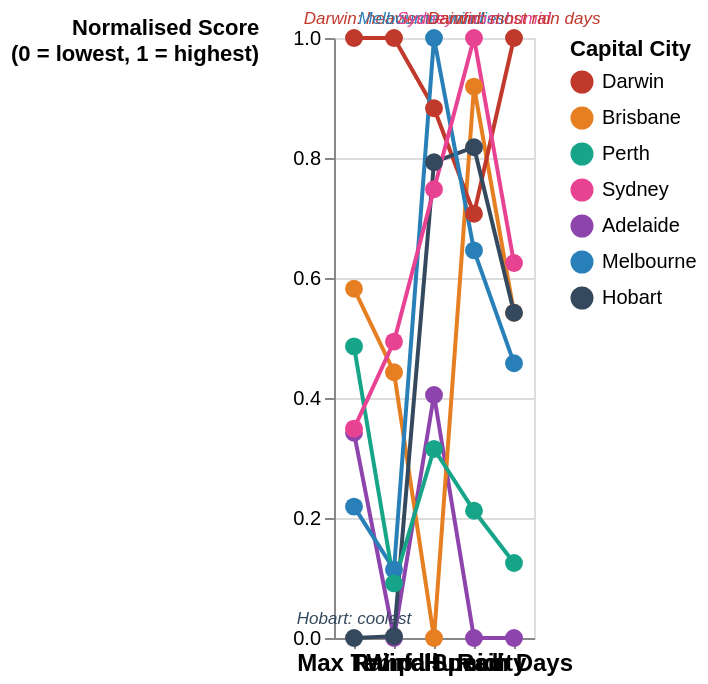

Specify this chart in Vega-Lite:
### Vega-Lite specification from a JSON file in a GitHub repository (floating-point values rounded to 4 significant figures)
{"$schema": "https://vega.github.io/schema/vega-lite/v5.json", "width": "container", "height": "container", "resolve": {"legend": {"color": "independent"}}, "data": {"values": [{"city": "Adelaide", "metric": "Max Temp", "norm": 0.342, "raw": "22.9°C"}, {"city": "Adelaide", "metric": "Rainfall", "norm": 0.0, "raw": "1.6 mm/day"}, {"city": "Adelaide", "metric": "Wind Speed", "norm": 0.405, "raw": "15.5 km/h"}, {"city": "Adelaide", "metric": "Humidity", "norm": 0.0, "raw": "44.8%"}, {"city": "Adelaide", "metric": "Rain Days", "norm": 0.0, "raw": "15%"}, {"city": "Brisbane", "metric": "Max Temp", "norm": 0.582, "raw": "26.4°C"}, {"city": "Brisbane", "metric": "Rainfall", "norm": 0.443, "raw": "3.1 mm/day"}, {"city": "Brisbane", "metric": "Wind Speed", "norm": 0.0, "raw": "11.0 km/h"}, {"city": "Brisbane", "metric": "Humidity", "norm": 0.919, "raw": "53.9%"}, {"city": "Brisbane", "metric": "Rain Days", "norm": 0.542, "raw": "28%"}, {"city": "Darwin", "metric": "Max Temp", "norm": 1.0, "raw": "32.5°C"}, {"city": "Darwin", "metric": "Rainfall", "norm": 1.0, "raw": "5.1 mm/day"}, {"city": "Darwin", "metric": "Wind Speed", "norm": 0.883, "raw": "20.8 km/h"}, {"city": "Darwin", "metric": "Humidity", "norm": 0.707, "raw": "51.8%"}, {"city": "Darwin", "metric": "Rain Days", "norm": 1.0, "raw": "39%"}, {"city": "Hobart", "metric": "Max Temp", "norm": 0.0, "raw": "17.9°C"}, {"city": "Hobart", "metric": "Rainfall", "norm": 0.003, "raw": "1.6 mm/day"}, {"city": "Hobart", "metric": "Wind Speed", "norm": 0.793, "raw": "19.8 km/h"}, {"city": "Hobart", "metric": "Humidity", "norm": 0.818, "raw": "52.9%"}, {"city": "Hobart", "metric": "Rain Days", "norm": 0.542, "raw": "28%"}, {"city": "Melbourne", "metric": "Max Temp", "norm": 0.219, "raw": "21.1°C"}, {"city": "Melbourne", "metric": "Rainfall", "norm": 0.114, "raw": "2.0 mm/day"}, {"city": "Melbourne", "metric": "Wind Speed", "norm": 1.0, "raw": "22.1 km/h"}, {"city": "Melbourne", "metric": "Humidity", "norm": 0.646, "raw": "51.2%"}, {"city": "Melbourne", "metric": "Rain Days", "norm": 0.458, "raw": "26%"}, {"city": "Perth", "metric": "Max Temp", "norm": 0.486, "raw": "25.0°C"}, {"city": "Perth", "metric": "Rainfall", "norm": 0.091, "raw": "1.9 mm/day"}, {"city": "Perth", "metric": "Wind Speed", "norm": 0.315, "raw": "14.5 km/h"}, {"city": "Perth", "metric": "Humidity", "norm": 0.212, "raw": "46.9%"}, {"city": "Perth", "metric": "Rain Days", "norm": 0.125, "raw": "18%"}, {"city": "Sydney", "metric": "Max Temp", "norm": 0.349, "raw": "23.0°C"}, {"city": "Sydney", "metric": "Rainfall", "norm": 0.494, "raw": "3.3 mm/day"}, {"city": "Sydney", "metric": "Wind Speed", "norm": 0.748, "raw": "19.3 km/h"}, {"city": "Sydney", "metric": "Humidity", "norm": 1.0, "raw": "54.7%"}, {"city": "Sydney", "metric": "Rain Days", "norm": 0.625, "raw": "30%"}]}, "layer": [{"params": [{"name": "cityHighlight", "select": {"type": "point", "fields": ["city"], "on": "click"}, "bind": "legend"}], "mark": {"type": "line", "point": {"filled": true, "size": 80}}, "encoding": {"x": {"field": "metric", "type": "nominal", "sort": ["Max Temp", "Rainfall", "Wind Speed", "Humidity", "Rain Days"], "axis": {"labelAngle": 0, "labelFontSize": 12, "labelFontWeight": "bold"}, "title": null}, "y": {"field": "norm", "type": "quantitative", "scale": {"domain": [0, 1]}, "axis": {"title": ["Normalised Score", "(0 = lowest, 1 = highest)"], "tickCount": 5, "grid": true, "titleAngle": 0, "titleAnchor": "end", "titleAlign": "right"}}, "color": {"field": "city", "type": "nominal", "title": "Capital City", "scale": {"domain": ["Darwin", "Brisbane", "Perth", "Sydney", "Adelaide", "Melbourne", "Hobart"], "range": ["#c0392b", "#e67e22", "#17a589", "#e84393", "#8e44ad", "#2980b9", "#34495e"]}}, "detail": {"field": "city", "type": "nominal"}, "opacity": {"condition": {"param": "cityHighlight", "value": 1}, "value": 0.08}, "tooltip": [{"field": "city", "type": "nominal", "title": "Capital City"}, {"field": "metric", "type": "nominal", "title": "Metric"}, {"field": "raw", "type": "nominal", "title": "Value"}]}}, {"data": {"values": [{"metric": "Rainfall", "norm": 1.0, "note": "Darwin: heaviest rainfall", "col": "#c0392b"}, {"metric": "Wind Speed", "norm": 1.0, "note": "Melbourne: windiest", "col": "#2980b9"}, {"metric": "Humidity", "norm": 1.0, "note": "Sydney: most humid", "col": "#e84393"}, {"metric": "Rain Days", "norm": 1.0, "note": "Darwin: most rain days", "col": "#c0392b"}]}, "mark": {"type": "text", "align": "center", "fontSize": 8.5, "fontStyle": "italic", "dy": -10}, "encoding": {"x": {"field": "metric", "type": "nominal", "sort": ["Max Temp", "Rainfall", "Wind Speed", "Humidity", "Rain Days"]}, "y": {"field": "norm", "type": "quantitative"}, "text": {"field": "note", "type": "nominal"}, "color": {"field": "col", "type": "nominal", "scale": null, "legend": null}}}, {"data": {"values": [{"metric": "Max Temp", "norm": 0.0, "note": "Hobart: coolest", "col": "#34495e"}]}, "mark": {"type": "text", "align": "center", "fontSize": 8.5, "fontStyle": "italic", "dy": -10}, "encoding": {"x": {"field": "metric", "type": "nominal", "sort": ["Max Temp", "Rainfall", "Wind Speed", "Humidity", "Rain Days"]}, "y": {"field": "norm", "type": "quantitative"}, "text": {"field": "note", "type": "nominal"}, "color": {"field": "col", "type": "nominal", "scale": null, "legend": null}}}]}
